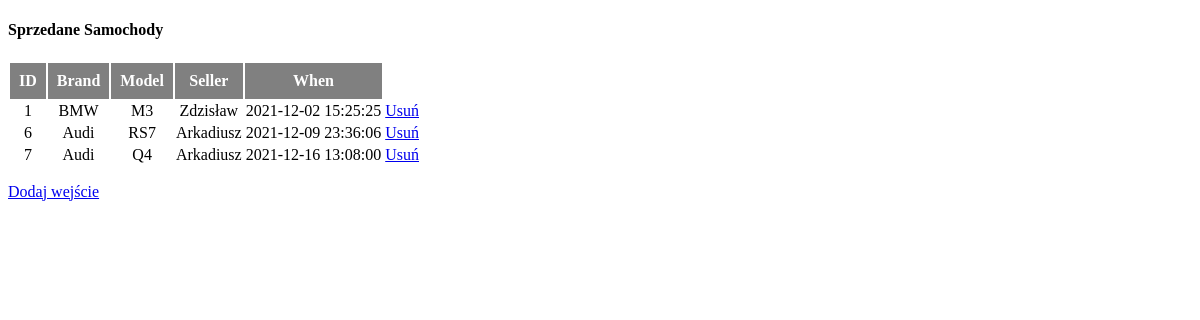
/Programowanie/3Pi1T/8_database/Summary/index.php, run on the app's committed database.
### tables this page shows
CREATE TABLE `cars` (
  `cars_id` int(10) UNSIGNED NOT NULL,
  `cars_brand` text NOT NULL,
  `cars_model` text NOT NULL,
  `cars_sellerid` int(11) NOT NULL,
  `cars_when` datetime NOT NULL
);

CREATE TABLE `sellers` (
  `sellers_id` int(10) UNSIGNED NOT NULL,
  `sellers_name` text NOT NULL
);

### Programowanie/3Pi1T/8_database/Summary/index.php (the view, shortened to what this page needs)
<!DOCTYPE html>
<html lang="en">
<head>
    <link rel="stylesheet" href="./style.css">
</head>
<body>
    <h4>Sprzedane Samochody</h4>
    <?php
        require_once './connect.php';
        $sql="SELECT * FROM `cars` INNER JOIN `sellers` ON cars.cars_sellerid=sellers.sellers_id";
        $result=$connect->query($sql);
        echo <<< TABLE
            <table>
                <tr>
                    <th>ID</th>
                    <th>Brand</th>
                    <th>Model</th>
                    <th>Seller</th>
                    <th>When</th>
                </tr>
        TABLE;
        while ($car=$result->fetch_assoc()) {
            echo <<< CAR
                <tr>
                    <td>$car[cars_id]</td>
                    <td>$car[cars_brand]</td>
                    <td>$car[cars_model]</td>
                    <td>$car[sellers_name]</td>
                    <td>$car[cars_when]</td>
                    <td><a href="./delete_entry.php?carsId=$car[cars_id]">Usuń</a></td>
                </tr>
            CAR;
        }
        echo "</table>";
        if (!isset($_GET['addentry'])) {
            echo '<p><a href="./index.php?addentry=""">Dodaj wejście</a></p>';
        }
    ?>
</body>
</html>

### Programowanie/3Pi1T/8_database/Summary/style.css (style rules this page uses)
tr, th { border: solid 1px grey; border-collapse: collapse; padding: 8px; text-align: center; }
th { background-color: grey; color: white; }

### data on the page
cars: cars_id "1", cars_brand "BMW", cars_model "M3", sellers.sellers_name "Zdzisław", cars_when "2021-12-02 15:25:25"
cars: cars_id "6", cars_brand "Audi", cars_model "RS7", sellers.sellers_name "Arkadiusz", cars_when "2021-12-09 23:36:06"
cars: cars_id "7", cars_brand "Audi", cars_model "Q4", sellers.sellers_name "Arkadiusz", cars_when "2021-12-16 13:08:00"
